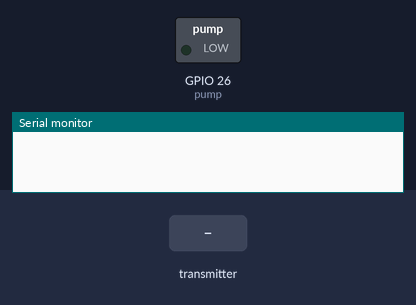
Recording of a sketch running on a simulated ESP32. Shown: switched loads named in the sketch (green lamp = pin HIGH), the last lines printed to the serial monitor. Inputs (shaded band) come from the test bench.

Above: at 1.2 s.
1.3 s: the transmitter starts sending id = 1
At 2.5 s:
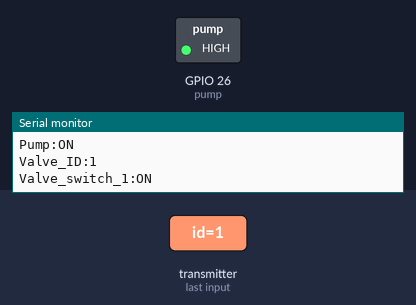
2.8 s: the transmitter starts sending sensor_readings = 50
At 4.0 s:
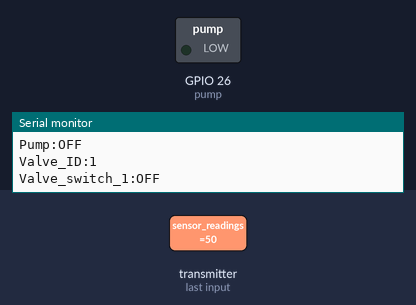
4.3 s: the transmitter starts sending sensor_readings = 0
At 5.0 s:
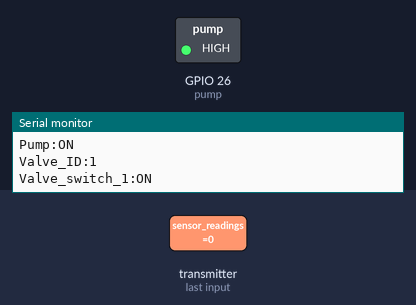
5.8 s: the transmitter starts sending sensor_readings = 100
At 6.4 s:
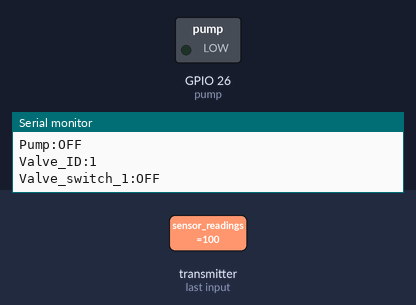
Timing chart, 0 to 8.3 s (numbered marks = the images above; inputs shaded):
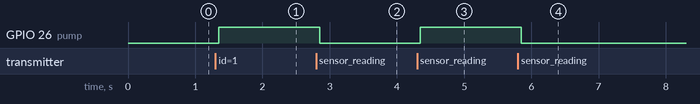

Measured:
- after the input at 1.3 s, GPIO 26 (pump): LOW → HIGH after 0.05 s
- after the input at 2.8 s, GPIO 26 (pump): HIGH → LOW after 0.05 s
- after the input at 4.3 s, GPIO 26 (pump): LOW → HIGH after 0.05 s
- after the input at 5.8 s, GPIO 26 (pump): HIGH → LOW after 0.05 s

The sketch:

hub.ino
```cpp
#include <esp_now.h>
#include <WiFi.h>

//MAC ADDRESSES
uint8_t Node1[] = {0xF4, 0x65, 0x0B, 0x4A, 0xBE, 0x8C};
uint8_t Node2[] = {0xF4, 0x65, 0x0B, 0x4A, 0x85, 0x04};
uint8_t Hub[] = {0xF4, 0x65, 0x0B, 0x49, 0x03, 0xE4};
uint8_t Valve[] = {0x2C, 0xF4, 0x32, 0x63, 0x23, 0x39};

//SETTING PIN FOR PUMP
int pump = 26;
//GLOBAL VAR TO CONTROL PUMP
bool pump_switch_for_1=0,pump_switch_for_2=0;

//Data Structure for SENSOR READINGS
typedef struct struct_message {
    int id; // must be unique for each sender board
    float sensor_readings;
} struct_message;

struct_message Data;

//Data Structure for VALVE
typedef struct valve_message{
  int id;
  bool valve_switch;
  } valve_message;

valve_message Valve_Data;

//Creating peer interface
esp_now_peer_info_t peerInfo;

void OnDataSent(const uint8_t *mac_addr, esp_now_send_status_t status) {
  //Serial.print("\r\nLast Packet Send Status:\t");
  //Serial.println(status == ESP_NOW_SEND_SUCCESS ? "Delivery Success" : "Delivery Fail");
}

void OnDataRecv(const uint8_t * mac_addr, const uint8_t *incomingData, int len) {
  memcpy(&Data, incomingData, sizeof(Data));
  Serial.printf("Node_ID:%u\n",Data.id);
  Serial.print("Sensor_moisture:");
  Serial.println(Data.sensor_readings);

  Valve_Data = logic(&Data);
  display_valve(&Valve_Data);
//Sending valve on/off packet
  esp_err_t result = esp_now_send(Valve, (uint8_t *) &Valve_Data, sizeof(Valve_Data));

 if (result == ESP_OK) {
    //Serial.println("Sent with success");
  }
  else {
    Serial.println("Error sending the data");
  }

}

void setup() {
  //Initialize Serial Monitor
  Serial.begin(9600);

  //Set device as a Wi-Fi Station
  WiFi.mode(WIFI_STA);

  //Init ESP-NOW
  if (esp_now_init() != ESP_OK) {
    Serial.println("Error initializing ESP-NOW");
    return;
  }

  // Once ESPNow is successfully Init, we will register for recv CB to
  // get recv packer info
  esp_now_register_recv_cb(esp_now_recv_cb_t(OnDataRecv));
  esp_now_register_send_cb(esp_now_send_cb_t(OnDataSent));

  //REGISTERING PEER WITH VALVE MODULE
  memcpy(peerInfo.peer_addr, Valve, 6);
  peerInfo.channel = 0;
  peerInfo.encrypt = false;

  //ADDING PEER
  if (esp_now_add_peer(&peerInfo) != ESP_OK){
    Serial.println("Failed to add peer");
    return;
  }

  pinMode(pump,OUTPUT);

}

void loop(){}

//IMPLEMENTING VALVE AND PUMP LOGIC
//NOTE : This only returns the valve_message since pump logic
//       was implemented at a later stage of development. So
//       for convinence pump logic was added here.
valve_message logic(struct_message *Data){
  valve_message Valve_Data;
  Valve_Data.id = Data->id;
  if (Data->sensor_readings < 30.0 ) {
      Valve_Data.valve_switch = 1;  //This sets the valve
      if (Valve_Data.id == 1) pump_switch_for_1 = 1;
      if (Valve_Data.id == 2) pump_switch_for_2 = 1;
      //digitalWrite(pump,LOW);      //This turn "ON" the pump
      }
  else {
      Valve_Data.valve_switch = 0;  //This sets off the valve
      if (Valve_Data.id == 1) pump_switch_for_1=0;
      if (Valve_Data.id == 2) pump_switch_for_2=0;
      //if (pump_switch_for_1 && pump_switch_for_2 != 0){
        //digitalWrite(pump,HIGH);}       //This turn "OFF" the pump
      }
  if (pump_switch_for_1 || pump_switch_for_2){
      digitalWrite(pump,HIGH);
    }
  else digitalWrite(pump,LOW);
      Serial.print("Pump:");
      Serial.println(pump_switch_for_1 || pump_switch_for_2 ? "ON":"OFF");
  return Valve_Data;
  }

//DISPLAYING VALVE DATA
void display_valve(valve_message *Valve_Data){
  Serial.print("Valve_ID:");
  Serial.println(Valve_Data->id);
  Serial.print(Valve_Data->id == 1 ? "Valve_switch_1:":"Valve_switch_2:");
  Serial.println(Valve_Data->valve_switch == 1 ? "ON":"OFF");
  }
```
